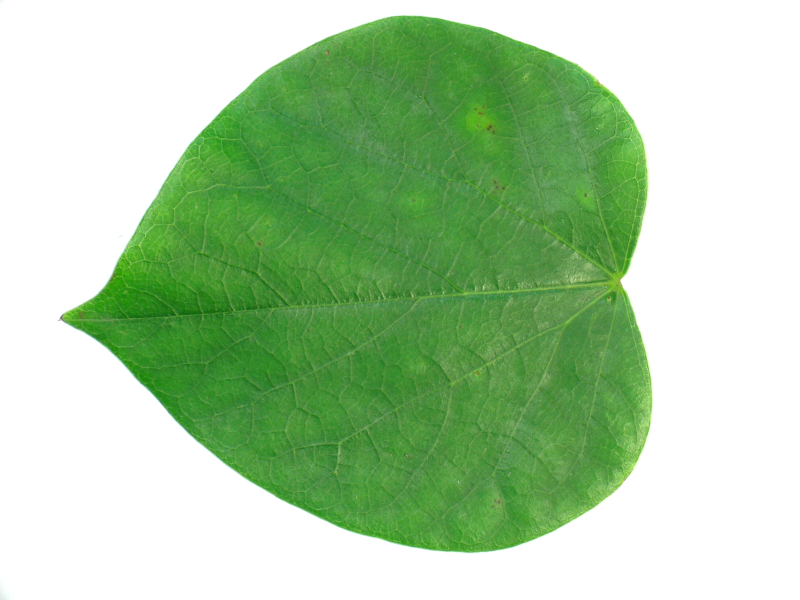
#> input picture uploads/temp.jpg, 1600 x 1200 px (shown at 1/2 size)
$ python -i Engine.py   (imports and definitions only)   (older library calls are emulated)
#> lines starting #> are read from the running program, lines starting #| are printed output that depends on the picture; after the words box and inside, x2 and y2 are one past the last pixel; in counts of white or black regions, pixels touching at a corner belong together

import matplotlib.pyplot as plt
import cv2
import mahotas as mt
import numpy as np
import pandas as pd


# [58 lines left out: function feature_extract, not called in this run]


def bg_sub(filename):
#> called with filename = 'uploads/temp.jpg'
    test_img_path = filename
    main_img = cv2.imread(test_img_path)
#> main_img is the input picture: shape (1200, 1600, 3); mean B, G, R 164.2, 205.4, 171.9
    img = cv2.cvtColor(main_img, cv2.COLOR_BGR2RGB)
    resized_image = cv2.resize(img, (1600, 1200))
    size_y,size_x,_ = img.shape
#> size_y = 1200; size_x = 1600
    gs = cv2.cvtColor(resized_image,cv2.COLOR_RGB2GRAY)
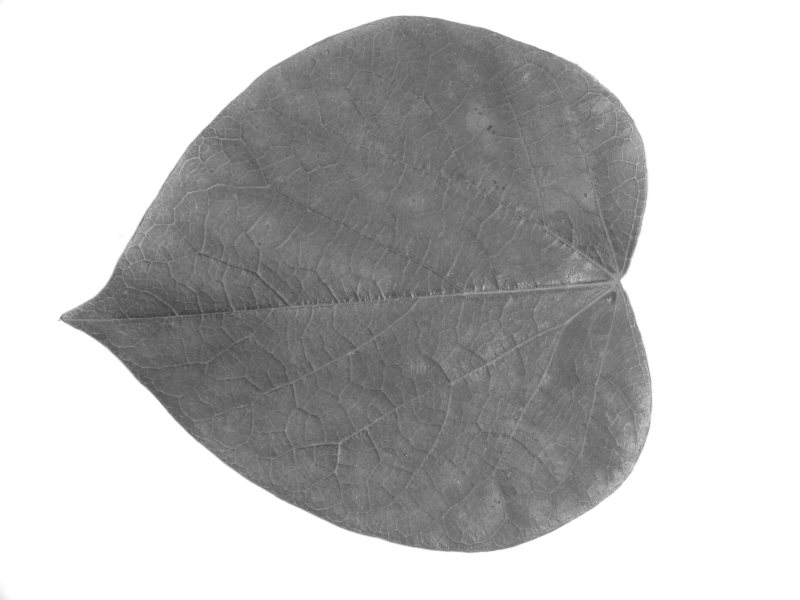
#> gs: shape (1200, 1600) (shown at 1/2 size); min 50, max 255, mean 190.7
    blur = cv2.GaussianBlur(gs, (55,55),0)
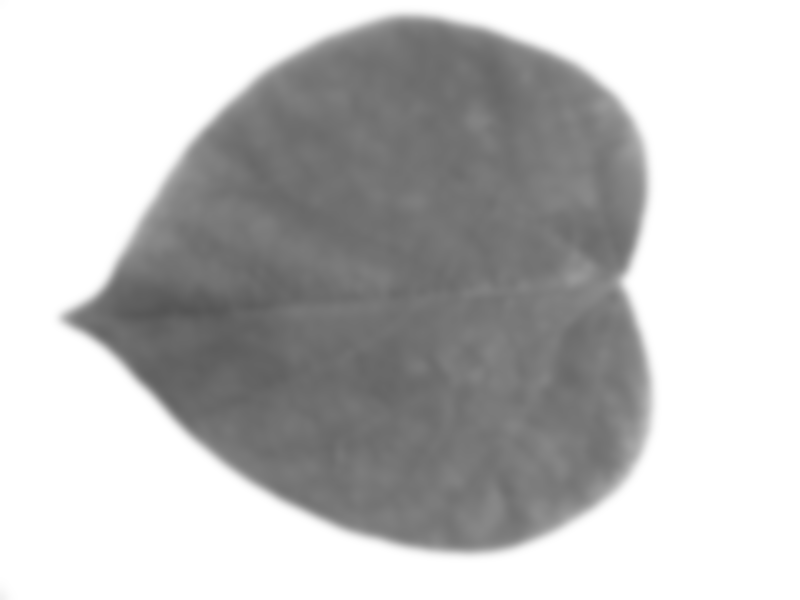
#> blur: shape (1200, 1600) (shown at 1/2 size); min 84, max 255, mean 190.7
    ret_otsu,im_bw_otsu = cv2.threshold(blur,0,255,cv2.THRESH_BINARY_INV+cv2.THRESH_OTSU)
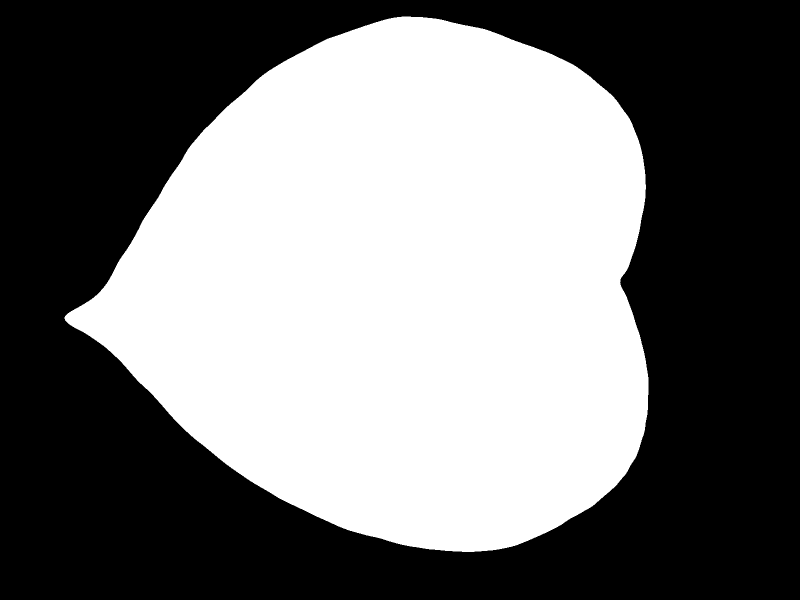
#> im_bw_otsu: shape (1200, 1600) (shown at 1/2 size); 46.4% white; 1 white region, box (x1, y1, x2, y2) and area: (129, 33, 1297, 1104) 890742
#> ret_otsu = 185
    kernel = np.ones((50,50),np.uint8)
    closing = cv2.morphologyEx(im_bw_otsu, cv2.MORPH_CLOSE, kernel)
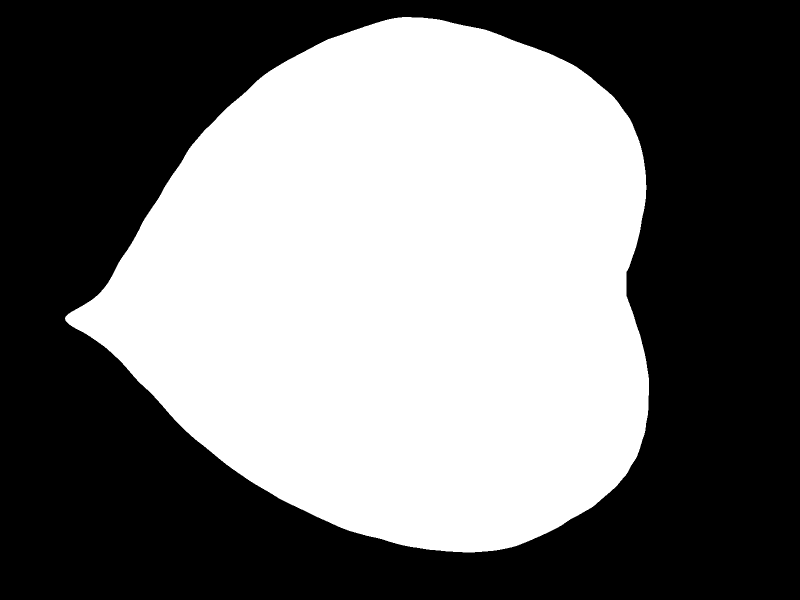
#> closing: shape (1200, 1600) (shown at 1/2 size); 46.4% white; 1 white region

    contours, hierarchy = cv2.findContours(closing,cv2.RETR_TREE,cv2.CHAIN_APPROX_SIMPLE)
#> contours = 1 contour; box (x1, y1, x2, y2) and area: (130, 34, 1298, 1105) 889516

    contains = []
    y_ri,x_ri, _ = resized_image.shape
#> y_ri = 1200; x_ri = 1600
    for cc in contours:
        yn = cv2.pointPolygonTest(cc,(x_ri//2,y_ri//2),False)
        contains.append(yn)
#> this loop made 1 pass
#> yn on pass 1: 1
#> after the loop, contains = [1]

    val = [contains.index(temp) for temp in contains if temp>0]
#> val = [0]
    index = val[0]
#> index = 0

    black_img = np.empty([1200,1600,3],dtype=np.uint8)
    black_img.fill(0)

    cnt = contours[index]
#> cnt = contour of 1640 points, box (x1, y1, x2, y2) (130, 34, 1298, 1105), area 889516
    mask = cv2.drawContours(black_img, [cnt] , 0, (255,255,255), -1)
#> mask: shape (1200, 1600, 3); 46.4% white; 1 white region, box (x1, y1, x2, y2) and area: (130, 34, 1298, 1105) 891072

    maskedImg = cv2.bitwise_and(resized_image, mask)
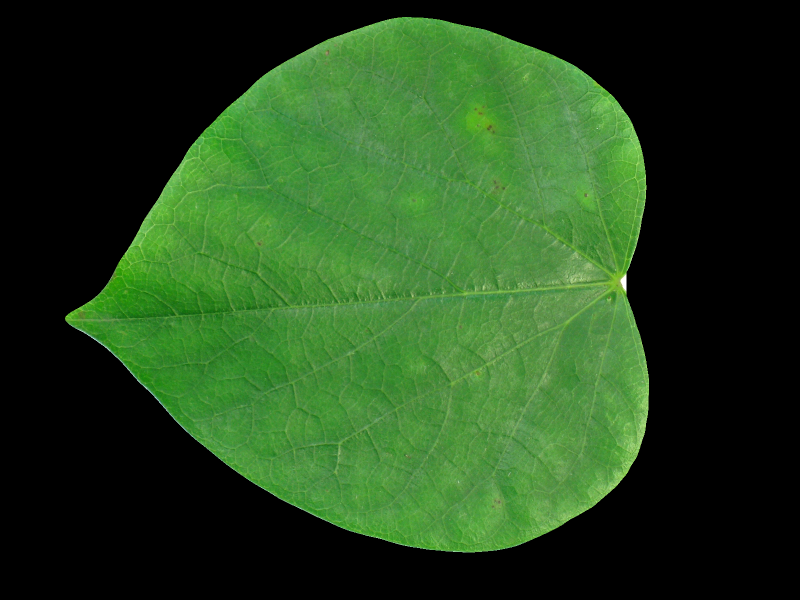
#> maskedImg: shape (1200, 1600, 3) (shown at 1/2 size); mean R, G, B 35.9, 69.1, 28.5
    white_pix = [255,255,255]
    black_pix = [0,0,0]

    final_img = maskedImg
    h,w,channels = final_img.shape
#> h = 1200; w = 1600; channels = 3
    for x in range(0,w):
        for y in range(0,h):
            channels_xy = final_img[y,x]
            if all(channels_xy == black_pix):
                final_img[y,x] = white_pix

    return final_img


# [27 lines left out: function process_file, not called in this run]

>>> result = bg_sub('uploads/temp.jpg')
